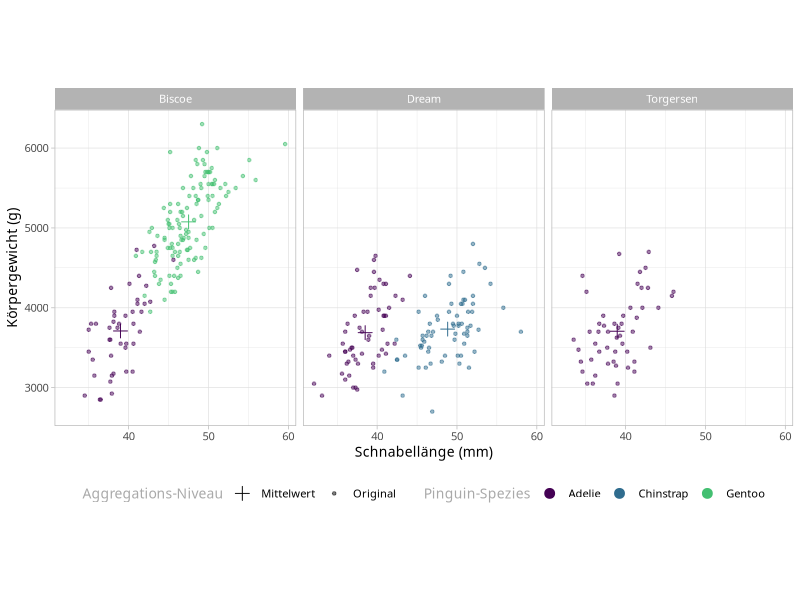

Source code (R):
## ---- chunk 1
library(tidyverse)
library(flextable)

df <- palmerpenguins::penguins

penguin_means <- palmerpenguins::penguins %>% 
  group_by(species, island) %>% 
  summarise(across(c(bill_length_mm, body_mass_g), ~mean(., na.rm=T)))

my_theme <-  theme_light(base_family = 'Helvetical',
              base_size = 10) +
  theme(legend.position = 'bottom')

theme_set(my_theme)
## ---- chunk 2
#| label: fig-scatter
#| fig-cap: Verteilungen der Schnabellänge und Körpergewichte der beobachteten Pinguine, aufgeteilt nach der Insel auf der die Pinguine beobachtet wurden und der Spezies der Pinguine.
#| tbl-cap: ''

df %>% 
  ggplot(aes(x = bill_length_mm, 
             y = body_mass_g,
             color = species)) + 
  geom_point(aes(shape = 'Original'),
             alpha = .5) +
  geom_point(data=penguin_means,
             aes(shape = 'Mittelwert'),
             size = 3) +
  scale_color_viridis_d(end = 0.7) +
  scale_shape_manual(values = c(Original = 20, Mittelwert = 3))+
  coord_fixed(ratio = 10/1000) +
  facet_wrap(~island) +
  labs(x = 'Schnabellänge (mm)',
       y = 'Körpergewicht (g)',
       color = 'Pinguin-Spezies',
       shape = 'Aggregations-Niveau')+
  theme(legend.title = element_text(size = 10,
                                    colour = 'darkgrey'))
## ---- chunk 3
#| label: tbl-summaries
#| tbl-cap: "Die dargestellten Mittelwerte und Standardabweichungen sind die der Schnabellänge der beobachteten Pinguine, aufgeteilt nach der Insel auf der die Pinguine beobachtet wurden und der Spezies der Pinguine."

df %>%
  group_by(species, island) %>%
  summarise(across(matches("bill_length_mm"),
                   .fns = list(
                     M = \(x) mean(x, na.rm = T),
                     SD = \(x) sd(x, na.rm = T)
                   ),
                   .names = "{.col}_{.fn}")) %>% # Damit Funktion hinten steht
  pivot_wider(names_from = 'island',
              values_from = 3:4,
              names_glue = "{island}_{.value}") %>%  # Damit Insel vorne steht
  select(Spezies = species, matches('Bis'), matches('Dre'), matches('Tor')) %>% 
  mutate(across(where(is.numeric), ~round(., 1))) %>% 
  rename_with(.fn = ~str_remove(.,'_bill_length_mm')) %>% 
  flextable() %>% 
  separate_header() %>%
  italic(part ="header", i= 2) %>% 
  theme_apa() %>% 
  hline(i = 1, j = -1,part = 'header', 
        border= list(width = 0.1, color = "black", style = "solid"))
